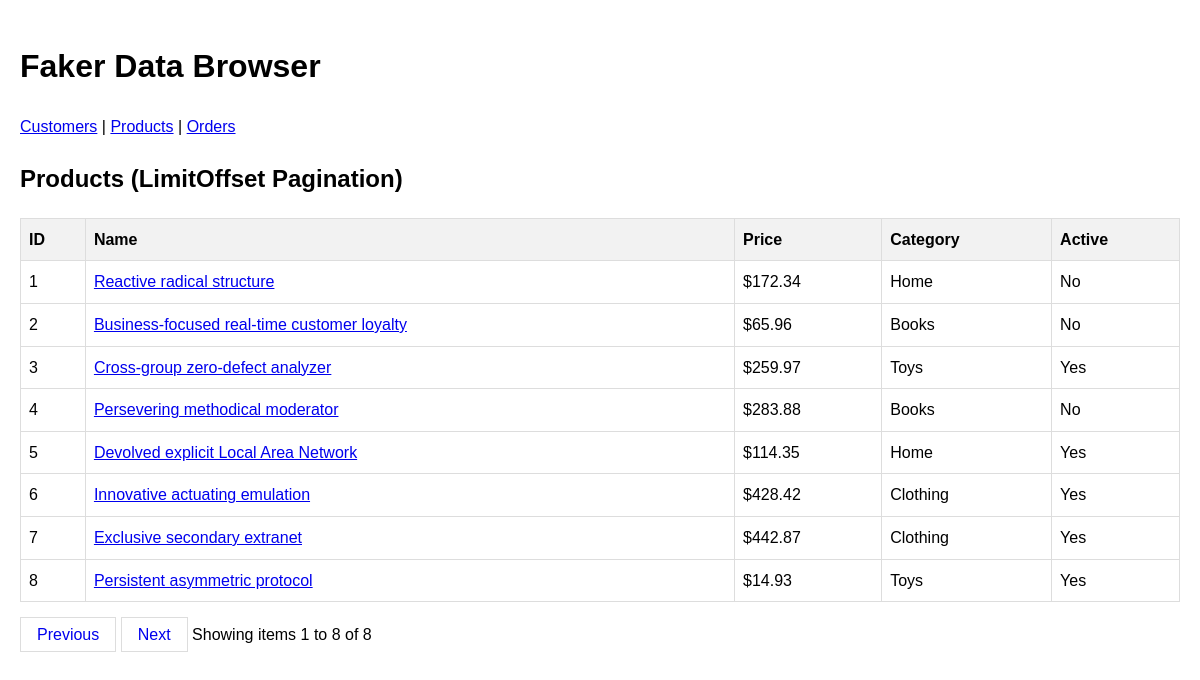
Page /api/products/ on the committed database.
### api/models.py (models this page shows, shortened)
class Product(models.Model):
    name = models.CharField(max_length=200)
    description = models.TextField()
    price = models.DecimalField(max_digits=10, decimal_places=2)
    sku = models.CharField(max_length=50, unique=True)
    category = models.CharField(max_length=100)
    is_active = models.BooleanField(default=True)
    created_at = models.DateTimeField(auto_now_add=True)

### api/views.py (the view)
def product_list(request):
    products = Product.objects.all().order_by('id')
    try:
        limit = int(request.GET.get('limit', 8))
    except ValueError:
        limit = 8
    try:
        offset = int(request.GET.get('offset', 0))
    except ValueError:
        offset = 0
    paginator = CustomPaginator(products, limit=limit, offset=offset)
    page_products = paginator.get_page()
    return render(request, 'api/product_list.html', {
        'products': page_products,
        'next_offset': offset + limit if offset + limit < len(products) else None,
        'prev_offset': max(0, offset - limit),
        'limit': limit,  # Make sure to pass limit to template
        'offset': offset  # Pass offset as well for clarity
    })

### api/pagination.py (called while the page is built, shortened)
    def get_page(self):
        if self.limit is not None:
            end = self.offset + self.limit
            return list(self.queryset[self.offset:end])
        else:
            paginator = Paginator(self.queryset, self.per_page)
            return paginator.page(1)

### api/templates/api/product_list.html (shortened to what this page needs)
{% extends 'api/base.html' %}
{% block content %}
    <h2>Products (LimitOffset Pagination)</h2>
    <table>
        <thead>
            <tr>
                <th>ID</th>
                <th>Name</th>
                <th>Price</th>
                <th>Category</th>
                <th>Active</th>
            </tr>
        </thead>
        <tbody>
            {% for product in products %}
            <tr>
                <td>{{ product.id }}</td>
                <td><a href="{% url 'product-detail' product.id %}">{{ product.name }}</a></td>
                <td>${{ product.price }}</td>
                <td>{{ product.category }}</td>
                <td>{% if product.is_active %}Yes{% else %}No{% endif %}</td>
            </tr>
            {% endfor %}
        </tbody>
    </table>
    <div class="pagination">
    {% if prev_offset is not None %}
        <a href="?limit={{ limit }}&offset={{ prev_offset }}">Previous</a>
    {% endif %}
    {% if next_offset is not None %}
        <a href="?limit={{ limit }}&offset={{ next_offset }}">Next</a>
    {% endif %}
    <span>
        Showing items {{ offset|add:1 }} to
        {% with end=offset|add:limit %}
            {% if end > products|length %}
                {{ products|length }}
            {% else %}
                {{ end }}
            {% endif %}
        {% endwith %}
        of {{ products|length }}
    </span>
</div>
{% endblock %}

### api/templates/api/base.html (shortened to what this page needs)
<!DOCTYPE html>
<html>
<head>
</head>
<body>
    <header>
        <h1>Faker Data Browser</h1>
        <nav>
            <a href="{% url 'customer-list' %}">Customers</a> |
            <a href="{% url 'product-list' %}">Products</a> |
            <a href="{% url 'order-list' %}">Orders</a>
        </nav>
    </header>
    <main>
        {% block content %}{% endblock %}
    </main>
</body>
</html>

### api/templates/api/base.html (style rules this page uses)
body { font-family: Arial, sans-serif; line-height: 1.6; margin: 0; padding: 20px; }
.pagination { margin: 20px 0; }
.pagination a { padding: 8px 16px; text-decoration: none; border: 1px solid #ddd; }
table { border-collapse: collapse; width: 100%; }
th, td { border: 1px solid #ddd; padding: 8px; text-align: left; }
th { background-color: #f2f2f2; }

### rows in the picture
Product: id "1", name "Reactive radical structure", price "172.34", category "Home", is_active "No"
Product: id "2", name "Business-focused real-time customer loyalty", price "65.96", category "Books", is_active "No"
Product: id "3", name "Cross-group zero-defect analyzer", price "259.97", category "Toys", is_active "Yes"
Product: id "4", name "Persevering methodical moderator", price "283.88", category "Books", is_active "No"
Product: id "5", name "Devolved explicit Local Area Network", price "114.35", category "Home", is_active "Yes"
Product: id "6", name "Innovative actuating emulation", price "428.42", category "Clothing", is_active "Yes"
Product: id "7", name "Exclusive secondary extranet", price "442.87", category "Clothing", is_active "Yes"
Product: id "8", name "Persistent asymmetric protocol", price "14.93", category "Toys", is_active "Yes"

### other values in the picture
{{ offset|add:1 }} "1"
{{ end }} "8"
{{ products|length }} "8"
